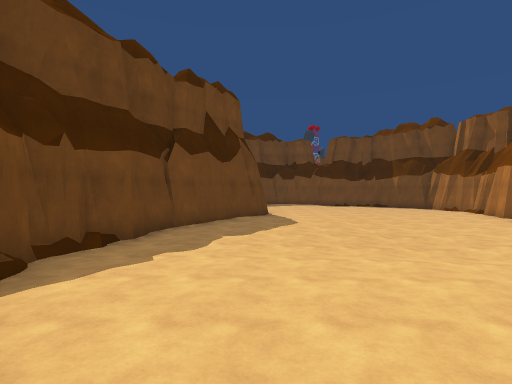
[1] (above)

24 first-person views from a walk through a Unity game level. The camera is 1.5 m above the floor, looks level and sees 80° across. The floor is counted in squares, 2 m on a side. Each view is taken from the middle of a square. On the plan, view 1 faces up. The plan holds only what a view shows up to about 10 squares ahead; the rest is blank. The place goes on beyond the plan. The player character is not drawn. Surface patterns are stand-ins for the level's own textures.

[2]
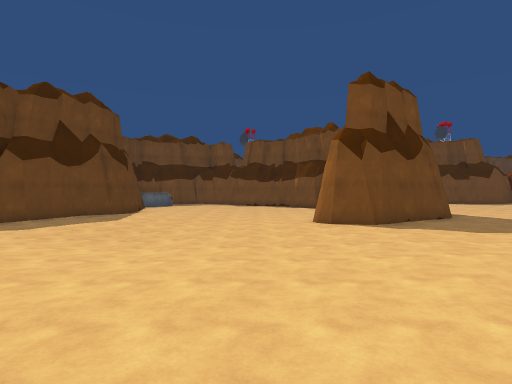

[3]
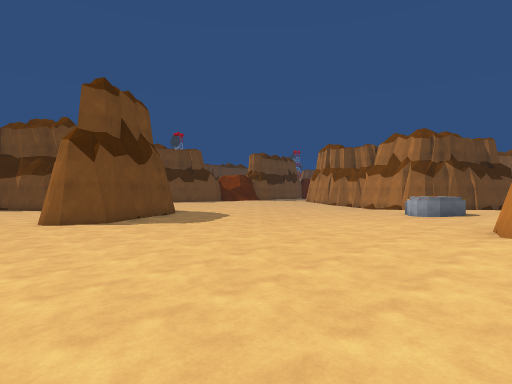

[4]
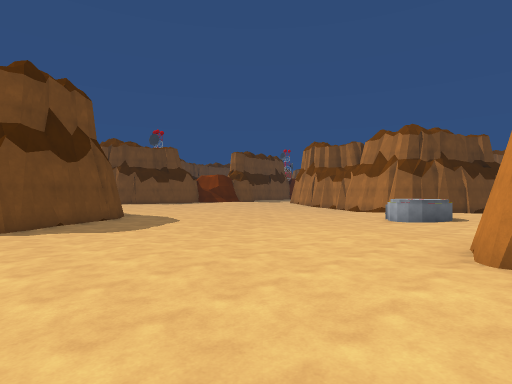

[5]
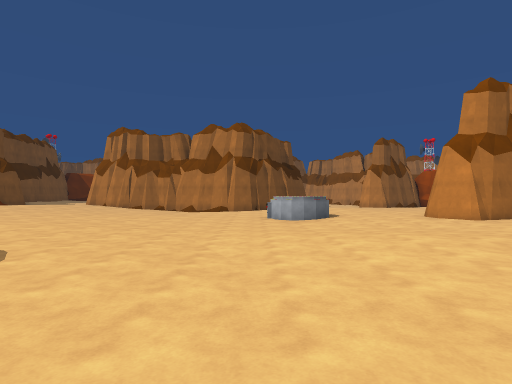

[6]
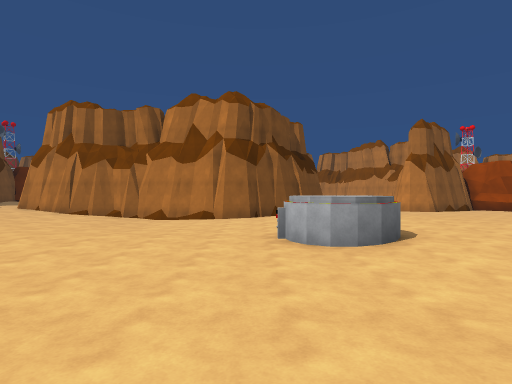

[7]
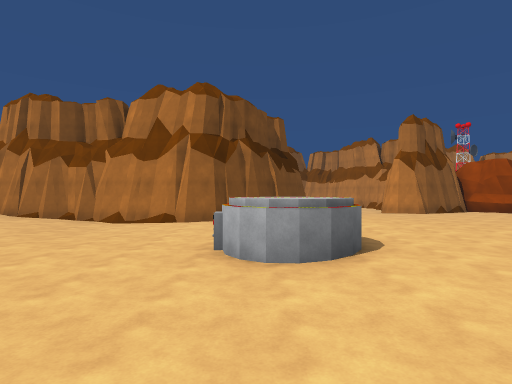

[8]
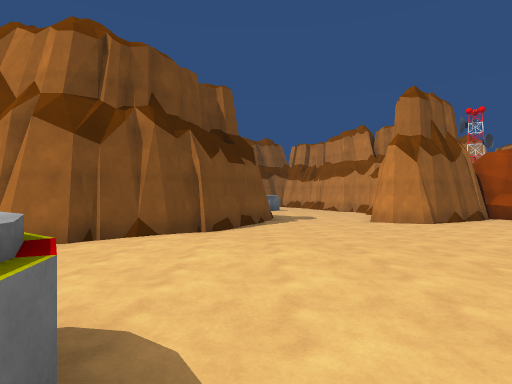

[9]
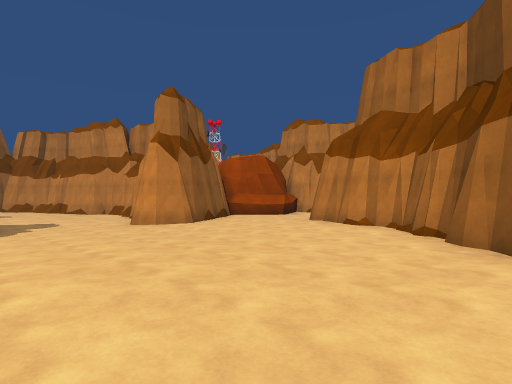

[10]
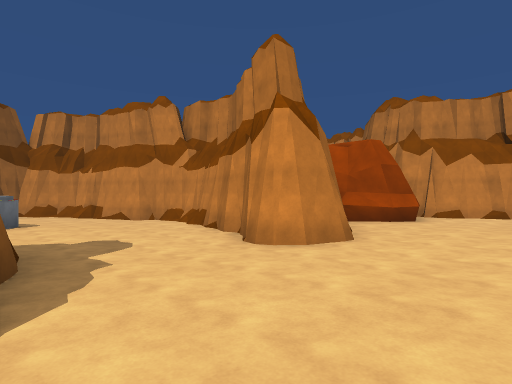

[11]
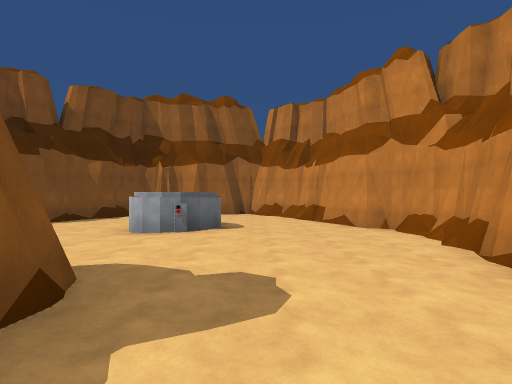

[12]
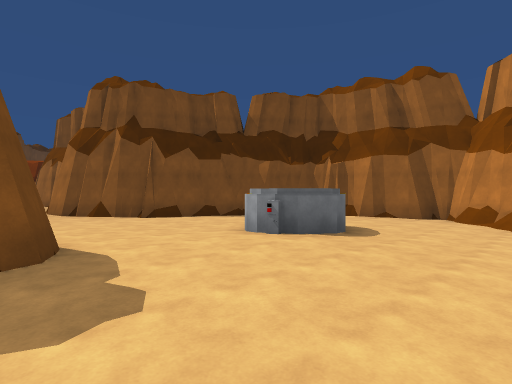

[13]
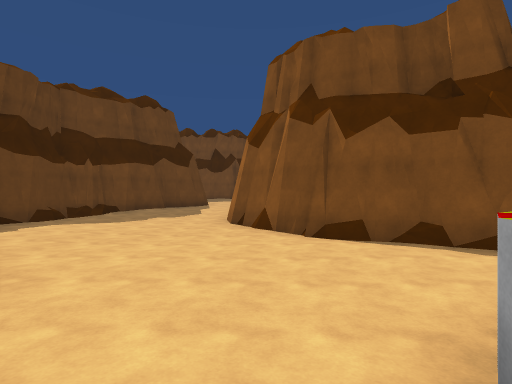

[14]
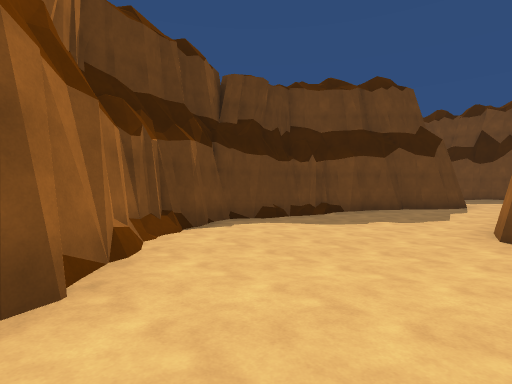

[15]
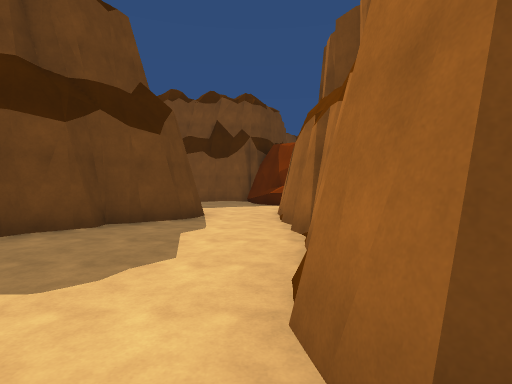

[16]
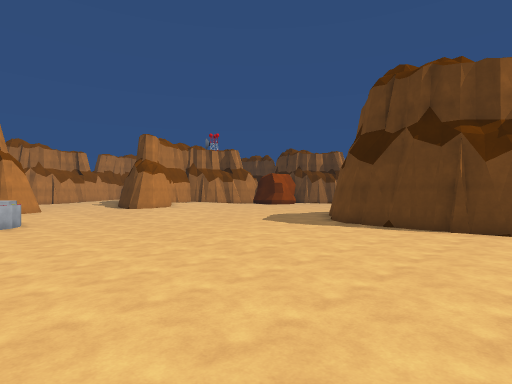

[17]
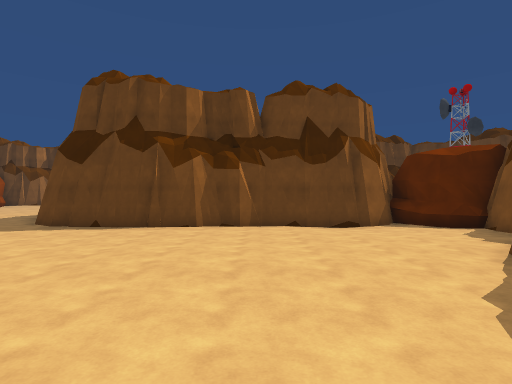

[18]
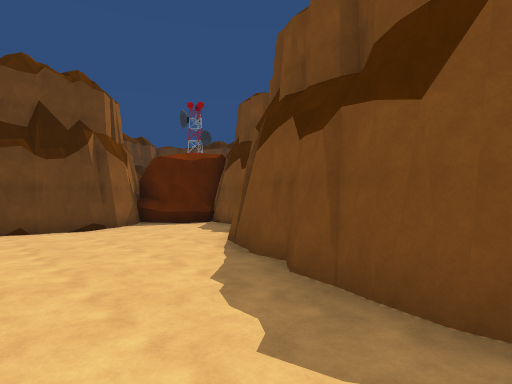

[19]
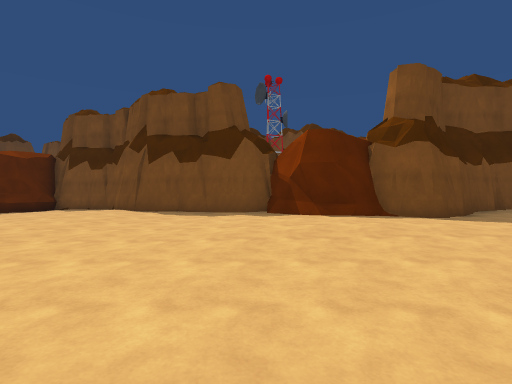

[20]
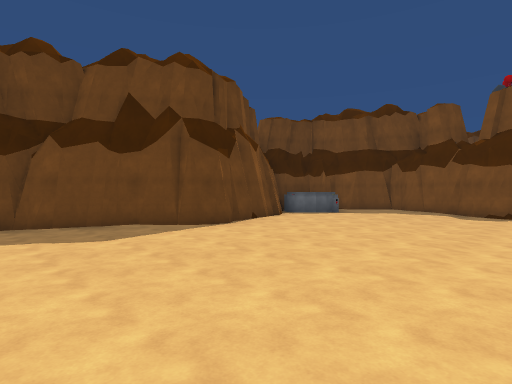

[21]
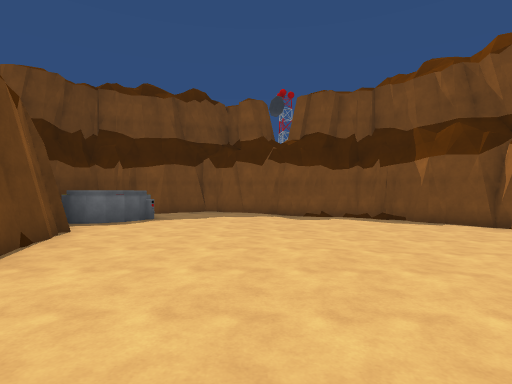

[22]
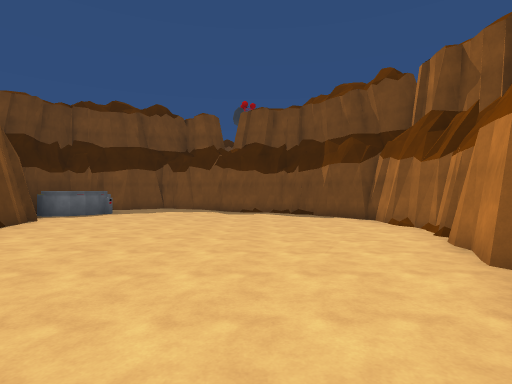

[23]
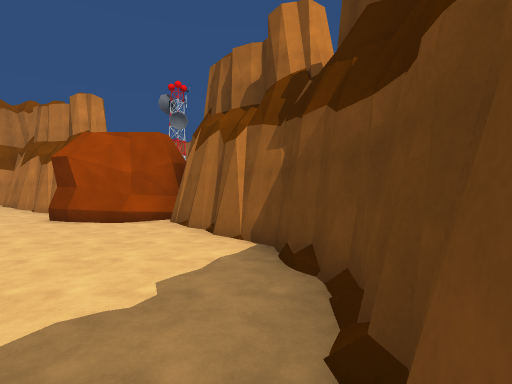

[24]
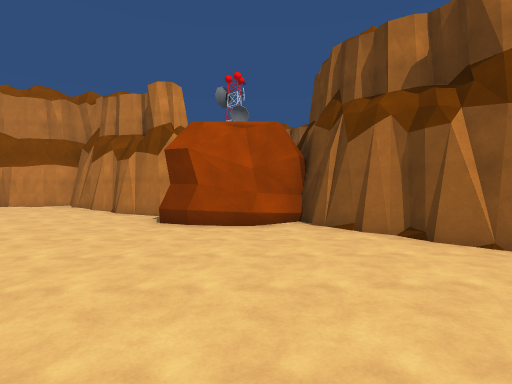

### Floor plan
Key: @ floor where view 1 was taken; # wall or solid block; . main floor; : floor 0.25 m higher than the main floor; - floor 0.25 m lower than the main floor; + floor 0.5 m higher than the main floor; _ floor 0.5 m lower than the main floor; < floor 0.75 m lower than the main floor; / step, stairs or slope; O other object.
Columns run from 3 left of view 1 to 39 right of it. Each row starts with its distance up from view 1.
 20               ###
 19             ###./
 18   #######   #--...##
 17  ##.....### ##-..::####    ###
 16  #OO......## #-..:::::##  ##::   :/#
 15   OO.......###....:::::####::    ..
 14   #........-##/...::.:://:/:     ..
 13   #.....----###...:..::::::     #/.#
 12   ##....---.###.......:::::    ##--#
 11    #....---## #.........//.   ##---#
 10   ##.......#  #.........///#  #----#
  9   #/.......# ##........----####--_-#
  8  ##....-.. ###.......------###____/#
  7 ##....--..###......-----_/_###_____#
  6 #....---.........------___/###_____##
  5 #--------.......--------__####______##
  4 #..------......-----------## ##______###
  3 #....----......------------#  #________##
  2 #.................---OO----## ###___<___##
  1 ##..........:..../---OO-..--#####/__<<_  #
  0  ##@........::.:./--..-....--_###/__OO___##
 -1   #/##....:::::///--......---________O__<<#
 -2   #####..:::::## ././.....---__________<<<#
 -3       #/::::      ./##...----________<<<<##
 -4       ###/::+      .###..---__##__<<<<<<##
 -5         #####         ##.----_#####<<<###
 -6                        ##.---__#  #####
 -7                         ###/--_##
 -8                             --__#
 -9                             ___##
-10                             __##
-11                             ___
-12                             ###

Where each view was taken, in squares from view 1:
view 1: 0 up, 0 right, facing up
view 2: 1 down, 5 right, facing up
view 3: 2 down, 5 right, facing up-right
view 4: 2 down, 7 right, facing up-right
view 5: 3 up, 8 right, facing right
view 6: 3 up, 13 right, facing right
view 7: 2 up, 14 right, facing right
view 8: 0 up, 18 right, facing right
view 9: 0 up, 19 right, facing down-right
view 10: 0 up, 24 right, facing down-right
view 11: 2 down, 27 right, facing right
view 12: 4 down, 29 right, facing up-right
view 13: 1 down, 32 right, facing up
view 14: 1 up, 32 right, facing up-left
view 15: 6 up, 31 right, facing up
view 16: 13 up, 19 right, facing down-left
view 17: 14 up, 19 right, facing left
view 18: 14 up, 19 right, facing up-left
view 19: 8 up, 19 right, facing up
view 20: 6 up, 6 right, facing up-left
view 21: 8 up, 3 right, facing up
view 22: 6 up, 5 right, facing up
view 23: 6 up, 2 left, facing down
view 24: 5 up, 1 right, facing down
